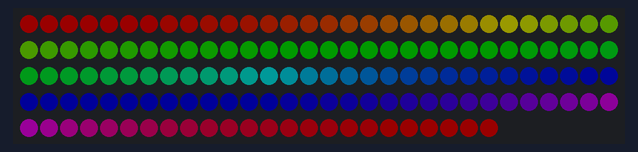
A sketch run on a simulated Arduino Uno, built with avr-gcc and run on an emulated ATmega328P. On the bench: 144 RGB LEDs in strip order, left to right, continuing on the next row. Dim RGB values are drawn brighter than linear.

Above: at 0.2 s.

The sketch:

LedStripExercise.ino
```cpp
#include <Adafruit_NeoPixel.h>
#define PIN 5
#define NUMPIXELS 144

Adafruit_NeoPixel pixels(NUMPIXELS, PIN, NEO_GRBW + NEO_KHZ800);

#define DELAWVAL 10  // Tine (in milliseconds) to pause between pixels
#define BRIGHTNESS 25
void setup() {
  pixels.begin();  // INITIALIZE NeoPixel strip object (REQUIRED)
  pixels.setBrightness(BRIGHTNESS);
}
void loop() {
    pixels.clear(); // Set all pixel colors to "off"
    whiteOverRainbow();
}

void whiteOverRainbow() {
  int loops = 3;
  int loopNum = 0;
  uint32_t lastTime = millis();
  uint32_t firstPixelHue = 0;

  for (;;) {
    for (int i = 0; i < pixels.numPixels(); i++) {
      int pixelHue = firstPixelHue = (i * 65536L / pixels.numPixels());
      pixels.setPixelColor(i, pixels.gamma32(pixels.ColorHSV(pixelHue)));
    }
    pixels.show();
    firstPixelHue + -40;
  }
}
```
